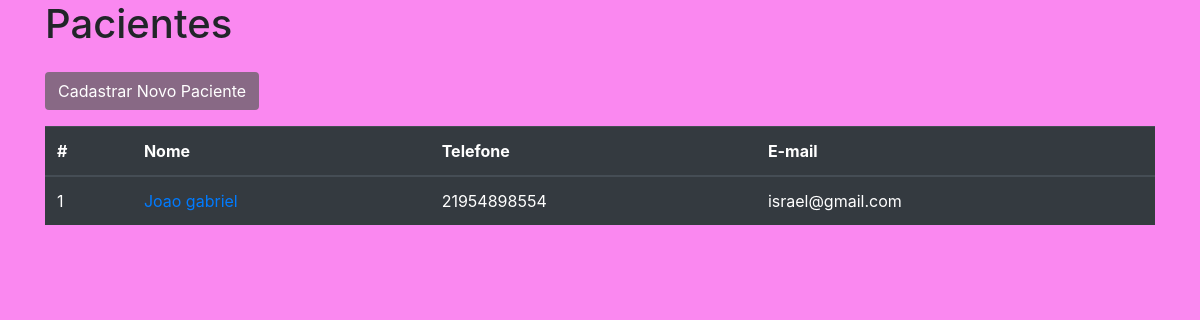
The app's page /painel/, older data.
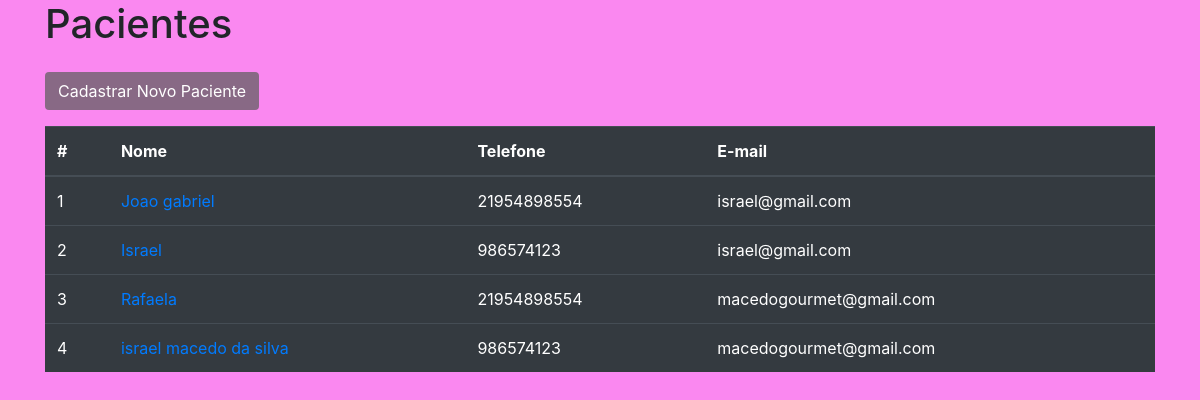
The same page, newer data.
### dietas_app/models.py (models this page shows, shortened)
class Base(models.Model):
    criado = models.DateField('Criação', auto_now_add=True)
    modificado = models.DateField('Atualização', auto_now=True)
    ativo = models.BooleanField('Ativo?', default=True )
    class Meta:
        abstract = True

class Paciente(Base):
    nome = models.CharField('nome', max_length=100)
    telefone = models.CharField('Telefone', max_length=20)
    email = models.EmailField('E-mail')

### dietas_app/views.py (the view)
# urls.py: path('painel/', painel, name = 'painel'),
def painel(request):
    pacientes = Paciente.objects.all()
    context={
        'pacientes': pacientes
    }
    return render(request, 'painel.html',context)

### dietas_app/templates/painel.html (shortened to what this page needs)
{% load static %}
<!DOCTYPE html>
<html lang="pt-br">
<head>
    <link rel="stylesheet" href="https://maxcdn.bootstrapcdn.com/bootstrap/4.5.2/css/bootstrap.min.css">
    <link rel="stylesheet" href="{% static 'css/style.css' %}">
</head>
<body>
    <div class="container">
        <h1>Pacientes</h1>
        <a class="btn my-3"  href="/cadastro/">Cadastrar Novo Paciente</a>
        <table class="table table-dark">
            <thead>
                <tr>
                    <th scope="col">#</th>
                    <th scope="col">Nome</th>
                    <th scope="col">Telefone</th>
                    <th scope="col">E-mail</th>
                </tr>
            </thead>
            <tbody>
                {% for p in pacientes %}
                    <tr>
                        <td scope="row">{{ p.id }}</td>
                        <td scope="row"><a href="{% url 'paciente' p.id %}">{{ p.nome }}</a></td>
                        <td scope="row">{{ p.telefone }}</td>
                        <td scope="row">{{ p.email }}</td>
                    </tr>
                {% endfor %}
            </tbody>
        </table>
    </div>
</body>
</html>

### dietas_app/static/css/style.css (style rules this page uses)
body { background-color:rgb(250, 136, 240); }
.btn { margin-top: 10px; background-color: rgb(136, 105, 133); color: white; }

Row changes from the older to the newer data that the page shows:
added Paciente: id "2", nome "Israel", telefone "986574123", email "israel@gmail.com"
added Paciente: id "3", nome "Rafaela", telefone "21954898554", email "macedogourmet@gmail.com"
added Paciente: id "4", nome "israel macedo da silva", telefone "986574123", email "macedogourmet@gmail.com"
